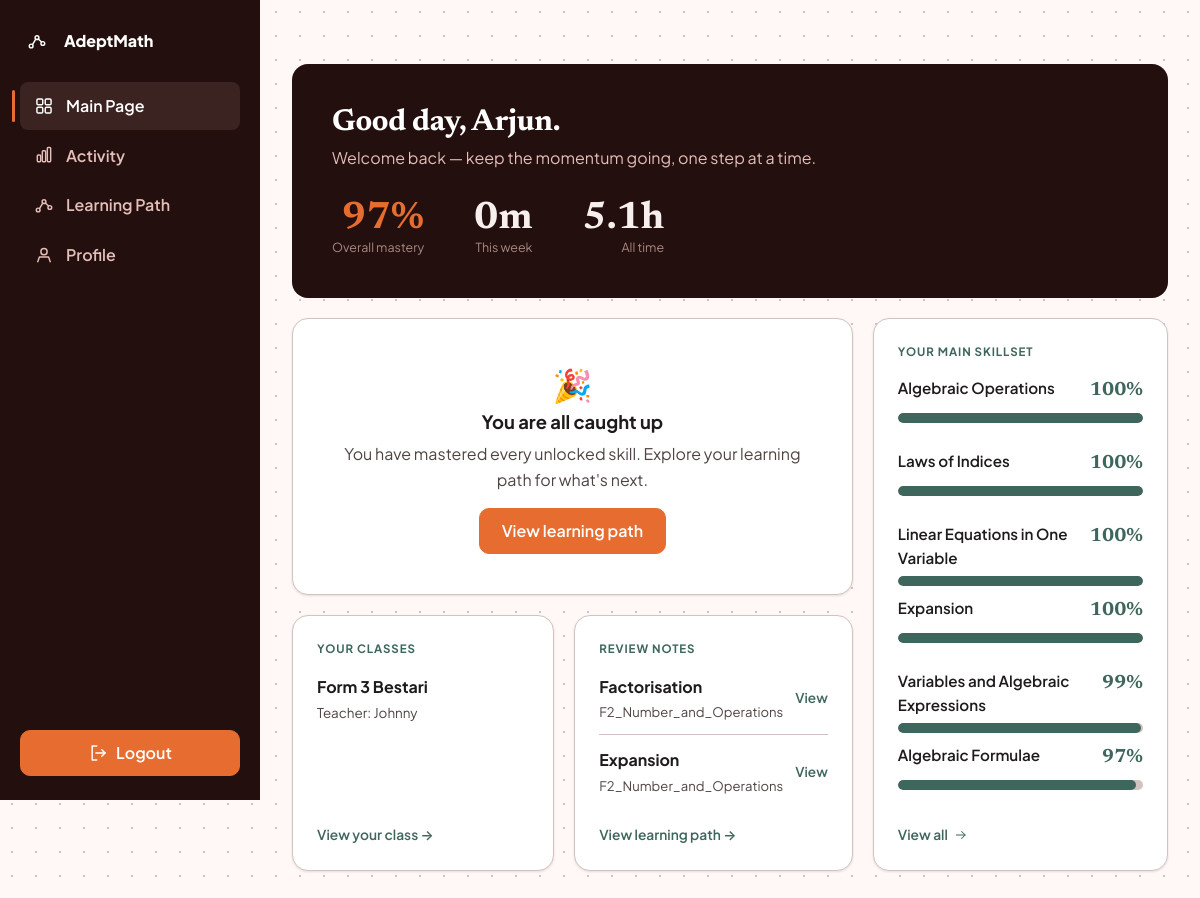
The page /dashboard/ (signed in) on the database its author committed.
### accounts/models.py (models this page shows, shortened)
class User(AbstractUser):
    class Role(models.TextChoices):
        STUDENT = "student", "Student"
        TEACHER = "teacher", "Teacher"
    username = None
    email = models.EmailField("email address", unique=True)
    full_name = models.CharField(max_length=150, blank=True)
    role = models.CharField(
        max_length=10, choices=Role.choices, default=Role.STUDENT
    )
    USERNAME_FIELD = "email"
    REQUIRED_FIELDS = []
    objects = UserManager()
    class Meta:
        ordering = ["full_name", "email"]
    @property
    def is_student(self):
        return self.role == self.Role.STUDENT
    @property
    def is_teacher(self):
        return self.role == self.Role.TEACHER
    @property
    def display_name(self):
        if self.full_name:
            return self.full_name.split()[0]
        return self.email.split("@")[0]

### classes/models.py (models this page shows, shortened)
class Membership(models.Model):
    school_class = models.ForeignKey(
        SchoolClass, on_delete=models.CASCADE, related_name="memberships"
    )
    student = models.ForeignKey(
        settings.AUTH_USER_MODEL,
        on_delete=models.CASCADE,
        related_name="class_memberships",
        limit_choices_to={"role": "student"},
    )
    joined_at = models.DateTimeField(auto_now_add=True)
    is_active = models.BooleanField(default=True)
    restrictions_disabled = models.BooleanField(default=False)
    class Meta:
        unique_together = ("school_class", "student")
        ordering = ["-joined_at"]

class SchoolClass(models.Model):
    teacher = models.ForeignKey(
        settings.AUTH_USER_MODEL,
        on_delete=models.CASCADE,
        related_name="classes_taught",
        limit_choices_to={"role": "teacher"},
    )
    name = models.CharField(max_length=150)
    created_at = models.DateTimeField(auto_now_add=True)
    is_active = models.BooleanField(default=True)
    class Meta:
        ordering = ["name"]
        verbose_name_plural = "classes"

### curriculum/models.py (models this page shows, shortened)
class MicroSkill(models.Model):
    macro_domain = models.ForeignKey(
        MacroDomain, on_delete=models.CASCADE, related_name="micro_skills"
    )
    title = models.CharField(max_length=150)
    slug = models.SlugField(max_length=170, unique=True, blank=True)
    form_level = models.IntegerField(choices=FormLevel.choices, default=FormLevel.FORM_1)
    short_description = models.CharField(
        max_length=255,
        help_text="One plain-language sentence shown on cards.",
        blank=True,
    )
    prerequisites = models.ManyToManyField(
        "self", symmetrical=False, blank=True, related_name="unlocks"
    )
    order = models.PositiveIntegerField(
        default=0, help_text="Position within the learning path."
    )
    is_active = models.BooleanField(default=True)
    bkt_p_init = models.FloatField(
        default=0.4377, help_text="P(skill already known before any practice)."
    )
    bkt_p_transit = models.FloatField(
        default=0.1150, help_text="P(learning the skill on one opportunity)."
    )
    bkt_p_slip = models.FloatField(
        default=0.2273, help_text="P(answering wrong despite knowing the skill)."
    )
    bkt_p_guess = models.FloatField(
        default=0.3588, help_text="P(answering right without knowing the skill)."
    )
    bkt_fitted_at = models.DateTimeField(
        null=True, blank=True,
        help_text="When these parameters were last re-estimated from this "
                  "deployment's own attempts. Empty means they are the pooled "
                  "training fit, which is the normal case.",
    )
    bkt_fit_attempts = models.PositiveIntegerField(
        default=0,
        help_text="How many attempts the current parameters were estimated from.",
    )
    class Meta:
        ordering = ["form_level", "order", "title"]

class MacroDomain(models.Model):
    name = models.CharField(max_length=120, unique=True)
    slug = models.SlugField(max_length=140, unique=True, blank=True)
    description = models.CharField(max_length=255, blank=True)
    order = models.PositiveIntegerField(default=0)
    prerequisites = models.ManyToManyField(
        "self", symmetrical=False, blank=True, related_name="unlocks"
    )
    class Meta:
        ordering = ["order", "name"]

### learning/views.py (the view)
# urls.py: path("dashboard/", views.dashboard, name="dashboard"),
@login_required
def dashboard(request):
    if request.user.is_teacher:
        return redirect("classes:teacher_dashboard")
    student = request.user
    services.get_profile(student)
    rows = _skill_rows(student)
    visible = [r for r in rows if not r["hidden"]]
    unlocked = [r for r in visible if r["state"] != "locked"]
    mastered = [r for r in visible if r["state"] == "mastered"]
    ranked = recommender.recommend_next_skills(student, n=50)
    rec_skill = ranked[0][0] if ranked else None
    rec_mastery = ranked[0][2] if ranked else None
    review_lessons = [{"skill": s, "mastery": m} for s, _score, m in ranked[1:3]]
    if len(review_lessons) < 2:
        exclude_ids = {rec_skill.id} if rec_skill else set()
        exclude_ids |= {r["skill"].id for r in review_lessons}
        allowed_ids = {r["skill"].id for r in unlocked}
        stale = (
            SkillMastery.objects.filter(
                student=student, attempts__gt=0, micro_skill_id__in=allowed_ids
            )
            .exclude(micro_skill_id__in=exclude_ids)
            .select_related("micro_skill")
            .order_by("last_attempt_at")[: 2 - len(review_lessons)]
        )
        review_lessons += [{"skill": m.micro_skill, "mastery": m} for m in stale]
    skillset = _skillset(visible)
    context = {
        "unlocked_count": len(unlocked),
        "total_count": len(visible),
        "mastered_count": len(mastered),
        "overall_mastery": round(services.overall_mastery(student) * 100),
        "hours_week_display": _fmt_hours(services.hours_this_week(student)),
        "hours_all_display": _fmt_hours(services.hours_all_time(student)),
        "rec_skill": rec_skill,
        "rec_mastery": rec_mastery,
        "review_lessons": review_lessons,
        "skillset": skillset["top"],
        "skillset_all": skillset["all"],
        "memberships": student.class_memberships.filter(is_active=True).select_related(
            "school_class", "school_class__teacher"
        ),
        "has_history": PracticeSession.objects.filter(student=student, is_complete=True).exists(),
    }
    return render(request, "student/dashboard.html", context)

### templates/student/dashboard.html (shortened to what this page needs)
{% extends "base.html" %}
{% load humanize %}
{% block body_class %}is-home{% endblock %}
{% block content %}
<div class="container-mp page">
  <section class="hero-mp">
    <div class="hero-greeting">
      <h1>Good day, {{ user.display_name }}.</h1>
      <p>Welcome back — keep the momentum going, one step at a time.</p>
    </div>
    <div class="hero-stats">
      <div class="hero-stat hero-stat-primary">
        <span class="hero-stat-num">{{ overall_mastery }}%</span>
        <span class="hero-stat-label">Overall mastery</span>
      </div>
      <div class="hero-stat">
        <span class="hero-stat-num">{{ hours_week_display }}</span>
        <span class="hero-stat-label">This week</span>
      </div>
      <div class="hero-stat">
        <span class="hero-stat-num">{{ hours_all_display }}</span>
        <span class="hero-stat-label">All time</span>
      </div>
    </div>
  </section>
  <div class="home-grid">
    <div class="home-col-main">
      <div class="card-mp">
        {% if rec_skill %}
          <span class="eyebrow">{% include "components/icon.html" with name="star" cls="mp-icon-sm" %} Recommended next action</span>
          <h2 class="mt-2 mb-1">{{ rec_skill.title }}</h2>
          <div class="mb-3">
            {% if rec_mastery and rec_mastery.attempts %}
              <span class="chip chip-in_progress">Continue practising</span>
            {% else %}
              <span class="chip chip-available">Ready to practise</span>
            {% endif %}
          </div>
          <p class="text-muted-2">
            {% if rec_mastery and rec_mastery.attempts %}
              You have made a good start here. A short practice set will help you progress.
            {% else %}
              You have built a good foundation. A short practice set will help you move forward.
            {% endif %}
          </p>
          <div class="d-flex flex-wrap align-items-center gap-3 mt-3">
            <a href="{% url 'learning:practice_start' rec_skill.slug %}" class="btn btn-primary btn-lg">
              Start 5-question practice
            </a>
            <a href="{% url 'learning:learn_notes' rec_skill.slug %}" class="text-decoration-none">Review notes first</a>
          </div>
        {% else %}
          <div class="empty-state">
            <div class="emoji">🎉</div>
            <h3>You are all caught up</h3>
            <p>You have mastered every unlocked skill. Explore your learning path for what's next.</p>
            <a href="{% url 'learning:learning_path' %}" class="btn btn-primary">View learning path</a>
          </div>
        {% endif %}
      </div>
      <div class="home-subgrid">
        <div class="card-mp card-flex">
          <span class="eyebrow">Your classes</span>
          {% for m in memberships|slice:":2" %}
            <div class="classes-panel-item">
              <strong>{{ m.school_class.name }}</strong>
              <div class="classes-sub">Teacher: {{ m.school_class.teacher.full_name }}</div>
            </div>
          {% empty %}
            <p class="text-muted-2 mb-0">You haven't joined a class yet.</p>
          {% endfor %}
          <a href="{% url 'accounts:profile' %}" class="card-foot-link">
            {% if memberships|length > 2 %}
              View all {{ memberships|length }} classes →
            {% elif memberships %}
              View your class{{ memberships|length|pluralize:"es" }} →
            {% else %}
              Join a class →
            {% endif %}
          </a>
        </div>
        <div class="card-mp card-flex">
          <span class="eyebrow">Review notes</span>
          {% for item in review_lessons %}
            <div class="reviewnote-row">
              <div>
                <div class="reviewnote-title">{{ item.skill.title }}</div>
                <div class="reviewnote-sub">{{ item.skill.macro_domain.name }}</div>
              </div>
              <a href="{% url 'learning:learn_notes' item.skill.slug %}" class="reviewnote-link">View</a>
            </div>
          {% empty %}
            <p class="text-muted-2 mb-0">Nothing else queued up right now — nice work.</p>
          {% endfor %}
          <a href="{% url 'learning:learning_path' %}" class="card-foot-link">View learning path →</a>
        </div>
      </div>
    </div>
    <aside class="home-col-side">
      <div class="card-mp skillset-card">
        <span class="eyebrow">Your main skillset</span>
        <div class="skillset-rows">
          {% for s in skillset %}
            <div class="skillset-row {% if s.percent == 0 %}tier-none{% elif s.percent >= 80 %}tier-mastered{% else %}tier-progress{% endif %}">
              <div class="skillset-head">
                <span class="skillset-name">{{ s.skill.title }}</span>
                <span class="skillset-pct">{{ s.percent }}%</span>
              </div>
              <div class="mastery"><span style="width:{{ s.percent }}%"></span></div>
            </div>
          {% endfor %}
        </div>
        <button type="button" class="skillset-foot-btn" data-bs-toggle="modal" data-bs-target="#skillsetModal">
          View all {% include "components/icon.html" with name="arrow-right" cls="mp-icon-sm" %}
        </button>
      </div>
    </aside>
  </div>
</div>
{% endblock %}

### templates/base.html (shortened to what this page needs)
{% load static asset_tags %}
<!doctype html>
<html lang="en">
<head>
  <link href="https://cdn.jsdelivr.net/npm/bootstrap@5.3.3/dist/css/bootstrap.min.css" rel="stylesheet">
  <link href="{% static_v 'css/app.css' %}" rel="stylesheet">
</head>
<body class="{% if user.is_authenticated %}has-sidebar{% endif %} {% block body_class %}{% endblock %}">
  {% block nav %}
    {% if user.is_authenticated %}
      {% if is_teacher %}{% include "components/nav_teacher.html" %}
      {% else %}{% include "components/nav_student.html" %}{% endif %}
    {% else %}
      {% include "components/nav_public.html" %}
    {% endif %}
  {% endblock %}
  <div class="mp-app-body">
    <main id="main">
      {% block content %}{% endblock %}
    </main>
  </div>
</body>
</html>

### templates/components/nav_student.html (shortened to what this page needs)
{% load static %}
{% with url=request.resolver_match.url_name %}
<aside class="mp-sidebar">
  <div class="mp-sidebar-top">
    <a class="mp-brand" href="{% url 'learning:dashboard' %}">
      <span class="mp-logo-mark">{% include "components/icon.html" with name="path" cls="mp-icon-sm" %}</span>
      <span class="mp-brand-text">AdeptMath</span>
    </a>
  </div>
  <div class="collapse d-lg-block mp-sidebar-body" id="studentNav">
    <nav class="mp-sidebar-nav">
      <a class="mp-sidebar-link {% if url == 'dashboard' %}active{% endif %}" href="{% url 'learning:dashboard' %}">
        {% include "components/icon.html" with name="dashboard" %} Main Page
      </a>
      <a class="mp-sidebar-link {% if url == 'activity' %}active{% endif %}" href="{% url 'learning:activity' %}">
        {% include "components/icon.html" with name="progress" %} Activity
      </a>
      <a class="mp-sidebar-link {% if url == 'learning_path' or url == 'skill_detail' %}active{% endif %}" href="{% url 'learning:learning_path' %}">
        {% include "components/icon.html" with name="path" %} Learning Path
      </a>
      <a class="mp-sidebar-link {% if url == 'profile' %}active{% endif %}" href="{% url 'accounts:profile' %}">
        {% include "components/icon.html" with name="profile" %} Profile
      </a>
    </nav>
    <div class="mp-sidebar-footer">
      <form method="post" action="{% url 'accounts:logout' %}">
        <button type="submit" class="btn btn-primary mp-sidebar-cta w-100">
          {% include "components/icon.html" with name="logout" %} Logout
        </button>
      </form>
    </div>
  </div>
</aside>
{% endwith %}

### rows shown on the page
User: display_name "Arjun"
Membership: school_class.name "Form 3 Bestari", school_class.teacher.full_name "Johnny"
MicroSkill: skill "Factorisation", skill.macro_domain.name "F2_Number_and_Operations"
MicroSkill: skill "Expansion", skill.macro_domain.name "F2_Number_and_Operations", percent "100"
MicroSkill: skill "Algebraic Operations", percent "100"
MicroSkill: skill "Laws of Indices", percent "100"
MicroSkill: skill "Linear Equations in One Variable", percent "100"
MicroSkill: skill "Variables and Algebraic Expressions", percent "99"
MicroSkill: skill "Algebraic Formulae", percent "97"

### other values the page prints
{{ overall_mastery }} "97"
{{ hours_week_display }} "0m"
{{ hours_all_display }} "5.1h"
